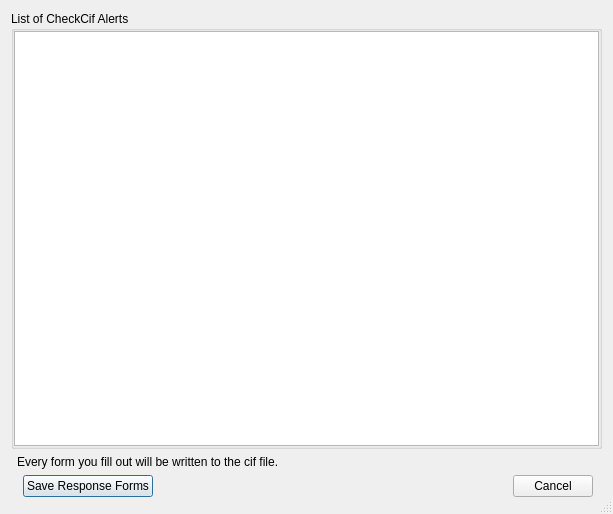
<?xml version="1.0" encoding="UTF-8"?>
<ui version="4.0">
 <class>ResponseFormsEditor</class>
 <widget class="QDialog" name="ResponseFormsEditor">
  <property name="geometry">
   <rect>
    <x>0</x>
    <y>0</y>
    <width>613</width>
    <height>514</height>
   </rect>
  </property>
  <property name="windowTitle">
   <string>Validation Response Forms</string>
  </property>
  <property name="sizeGripEnabled">
   <bool>true</bool>
  </property>
  <layout class="QGridLayout" name="gridLayout">
   <item row="3" column="0">
    <widget class="QFrame" name="ButtonFrame">
     <property name="frameShape">
      <enum>QFrame::NoFrame</enum>
     </property>
     <property name="frameShadow">
      <enum>QFrame::Raised</enum>
     </property>
     <property name="lineWidth">
      <number>0</number>
     </property>
     <layout class="QHBoxLayout" name="horizontalLayout">
      <property name="leftMargin">
       <number>12</number>
      </property>
      <property name="topMargin">
       <number>0</number>
      </property>
      <property name="bottomMargin">
       <number>6</number>
      </property>
      <item>
       <widget class="QPushButton" name="SavePushButton">
        <property name="text">
         <string>Save Response Forms</string>
        </property>
       </widget>
      </item>
      <item>
       <spacer name="horizontalSpacer">
        <property name="orientation">
         <enum>Qt::Horizontal</enum>
        </property>
        <property name="sizeHint" stdset="0">
         <size>
          <width>40</width>
          <height>20</height>
         </size>
        </property>
       </spacer>
      </item>
      <item>
       <widget class="QPushButton" name="CancelPushButton">
        <property name="text">
         <string>Cancel</string>
        </property>
       </widget>
      </item>
     </layout>
    </widget>
   </item>
   <item row="1" column="0">
    <widget class="QGroupBox" name="groupBox">
     <property name="title">
      <string>List of CheckCif Alerts</string>
     </property>
     <property name="checkable">
      <bool>false</bool>
     </property>
     <layout class="QVBoxLayout" name="verticalLayout">
      <property name="leftMargin">
       <number>0</number>
      </property>
      <property name="topMargin">
       <number>0</number>
      </property>
      <property name="rightMargin">
       <number>0</number>
      </property>
      <property name="bottomMargin">
       <number>0</number>
      </property>
      <item>
       <widget class="QListWidget" name="responseFormsListWidget">
        <property name="sizeAdjustPolicy">
         <enum>QAbstractScrollArea::AdjustToContents</enum>
        </property>
        <property name="autoScroll">
         <bool>false</bool>
        </property>
        <property name="editTriggers">
         <set>QAbstractItemView::NoEditTriggers</set>
        </property>
        <property name="showDropIndicator" stdset="0">
         <bool>false</bool>
        </property>
        <property name="selectionMode">
         <enum>QAbstractItemView::NoSelection</enum>
        </property>
       </widget>
      </item>
     </layout>
    </widget>
   </item>
   <item row="2" column="0">
    <widget class="QFrame" name="helpFrame">
     <property name="frameShape">
      <enum>QFrame::NoFrame</enum>
     </property>
     <property name="frameShadow">
      <enum>QFrame::Raised</enum>
     </property>
     <layout class="QHBoxLayout" name="horizontalLayout_2">
      <property name="leftMargin">
       <number>6</number>
      </property>
      <property name="topMargin">
       <number>0</number>
      </property>
      <property name="bottomMargin">
       <number>0</number>
      </property>
      <item alignment="Qt::AlignTop">
       <widget class="QLabel" name="label">
        <property name="text">
         <string>Every form you fill out will be written to the cif file.</string>
        </property>
       </widget>
      </item>
     </layout>
    </widget>
   </item>
  </layout>
 </widget>
 <resources/>
 <connections/>
</ui>
